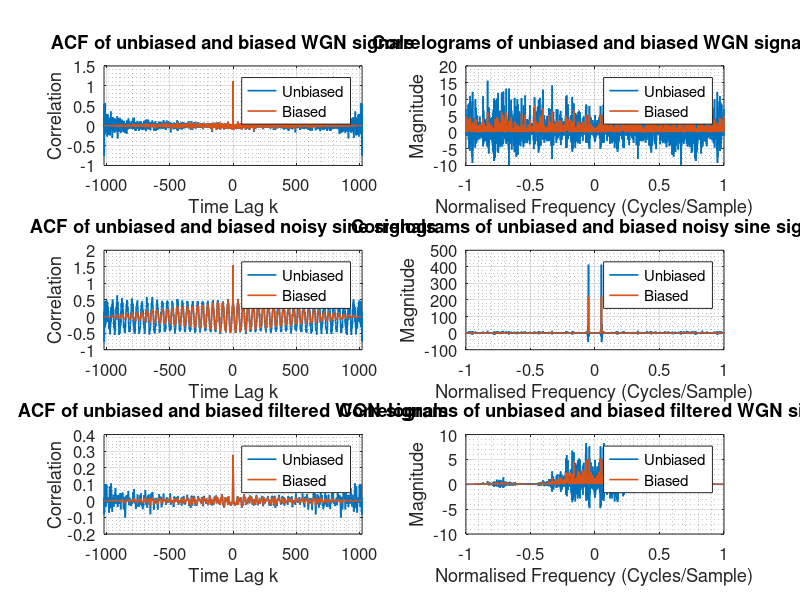

Write MATLAB code to recreate this figure.
%% 1.3a biased and unbiased ACF estimates

clc;
clear;
close all;

% Initialisations
Fs = 20; % sampling frequency
T = 1/Fs; % sampling period
N = 1024; % signal length
t = (0 : N-1) * T; % signal vector (in seconds, starts from 0)

%% Signal Generation

WGN = randn(1, N);
filtered_WGN = filter([1/4 1/4 1/4 1/4], 1, WGN);
noisy_sine = sin(2*pi*0.5*t) + WGN;

%% Calculate biased + unbiased ACFs

% biased
[WGN_biased, WGN_lag1] = xcorr(WGN, 'biased');
[sine_biased, sine_lag1] = xcorr(noisy_sine, 'biased');
[filtered_biased, filtered_lag1] = xcorr(filtered_WGN, 'biased');

% unbiased
[WGN_unbiased, WGN_lag2] = xcorr(WGN, 'unbiased');
[sine_unbiased, sine_lag2] = xcorr(noisy_sine, 'unbiased');
[filtered_unbiased, filtered_lag2] = xcorr(filtered_WGN, 'unbiased');

%% Calculate correlogram based on ACFs
PSD_wgn_biased = fftshift(real(fft(ifftshift(WGN_biased))));
PSD_sine_biased = fftshift(real(fft(ifftshift(sine_biased))));
PSD_filtered_biased = fftshift(real(fft(ifftshift(filtered_biased))));

PSD_wgn_unbiased = fftshift(real(fft(ifftshift(WGN_unbiased))));
PSD_sine_unbiased = fftshift(real(fft(ifftshift(sine_unbiased))));
PSD_filtered_unbiased = fftshift(real(fft(ifftshift(filtered_unbiased))));

%% Plotting

% WGN ACF
subplot(3, 2, 1)
plot(WGN_lag2, WGN_unbiased, 'LineWidth', 1.2);
hold on
plot(WGN_lag1, WGN_biased, 'LineWidth', 1.2);
hold off
xlabel('Time Lag k', 'fontsize',12);
ylabel('Correlation', 'fontsize',12);
title('ACF of unbiased and biased WGN signals', 'fontsize',12)
legend('Unbiased', 'Biased');
grid on
grid minor
set(gca,'fontsize', 12);
xlim([WGN_lag1(1), WGN_lag1(end)]);

% sine ACF
subplot(3, 2, 3)
plot(sine_lag2, sine_unbiased, 'LineWidth', 1.2);
hold on
plot(sine_lag1, sine_biased, 'LineWidth', 1.2);
hold off
xlabel('Time Lag k', 'fontsize',12);
ylabel('Correlation', 'fontsize',12);
title('ACF of unbiased and biased noisy sine signals', 'fontsize',12)
legend('Unbiased', 'Biased');
grid on
grid minor
set(gca,'fontsize', 12);
xlim([sine_lag1(1), sine_lag1(end)]);

% filtered WGN ACF
subplot(3, 2, 5)
plot(filtered_lag2, filtered_unbiased, 'LineWidth', 1.2);
hold on
plot(filtered_lag1, filtered_biased, 'LineWidth', 1.2);
hold off
xlabel('Time Lag k', 'fontsize',12);
ylabel('Correlation', 'fontsize',12);
title('ACF of unbiased and biased filtered WGN signals', 'fontsize',12)
legend('Unbiased', 'Biased');
grid on
grid minor
set(gca,'fontsize', 12);
xlim([filtered_lag1(1), filtered_lag1(end)]);

% PSD axis
norm_f = linspace(-1,1, length(WGN_lag1));

% WGN PSD
subplot(3, 2, 2)
plot(norm_f, PSD_wgn_unbiased, 'LineWidth', 1.2);
hold on
plot(norm_f, PSD_wgn_biased, 'LineWidth', 1.2);
hold off
xlabel('Normalised Frequency (Cycles/Sample)', 'fontsize',12);
ylabel('Magnitude', 'fontsize',12);
title('Correlograms of unbiased and biased WGN signals', 'fontsize',12)
legend('Unbiased', 'Biased');
grid on
grid minor
set(gca,'fontsize', 12);

% sine PSD
subplot(3, 2, 4)
plot(norm_f, PSD_sine_unbiased, 'LineWidth', 1.2);
hold on
plot(norm_f, PSD_sine_biased, 'LineWidth', 1.2);
hold off
xlabel('Normalised Frequency (Cycles/Sample)', 'fontsize',12);
ylabel('Magnitude', 'fontsize',12);
title('Correlograms of unbiased and biased noisy sine signals', 'fontsize',12)
legend('Unbiased', 'Biased');
grid on
grid minor
set(gca,'fontsize', 12);

% filtered WGN PSD
subplot(3, 2, 6)
plot(norm_f, PSD_filtered_unbiased, 'LineWidth', 1.2);
hold on
plot(norm_f, PSD_filtered_biased, 'LineWidth', 1.2);
hold off
xlabel('Normalised Frequency (Cycles/Sample)', 'fontsize',12);
ylabel('Magnitude', 'fontsize',12);
title('Correlograms of unbiased and biased filtered WGN signals', 'fontsize',12)
legend('Unbiased', 'Biased');
grid on
grid minor
set(gca,'fontsize', 12);



